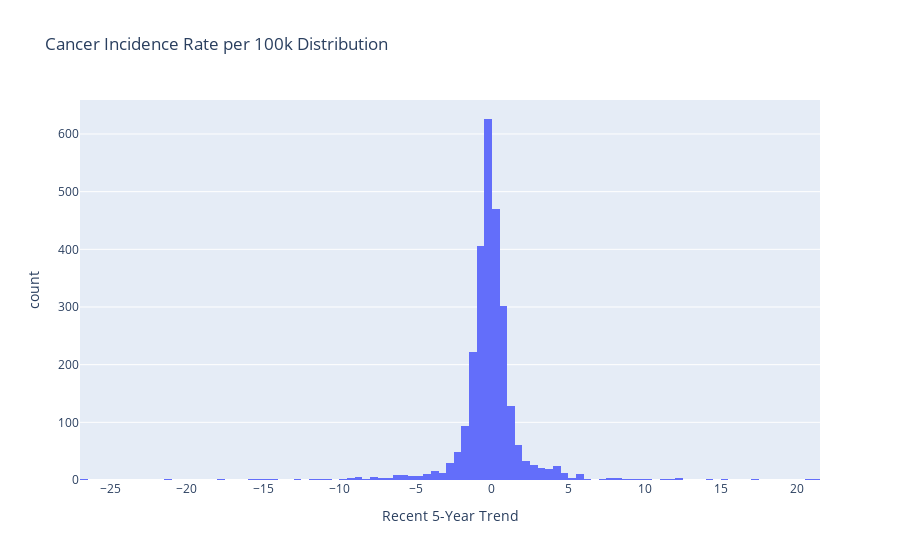

Write notebook code for a chart like this one.
### Code cell
# get cancer 5-year trend distribution
fig = px.histogram(
    cancer_df, 
    x='Recent 5-Year Trend', 
    nbins=100, 
    title='Cancer Trend Distribution'
)
fig.show()

### Figure 1 — Plotly figure (JSON) as saved in the notebook; plotly's stock layout.template omitted (floating-point values rounded to 4 significant figures; data arrays with more than 128 entries replaced by an {"elided": "..."} marker saying what was removed)
{"data": [{"alignmentgroup": "True", "bingroup": "x", "hovertemplate": "Recent 5-Year Trend=%{x}<br>count=%{y}<extra></extra>", "legendgroup": "", "marker": {"color": "#636efa", "pattern": {"shape": ""}}, "name": "", "nbinsx": 100, "offsetgroup": "", "orientation": "v", "showlegend": false, "type": "histogram", "x": {"elided": "2662 float values"}, "xaxis": "x", "yaxis": "y"}], "layout": {"barmode": "relative", "legend": {"tracegroupgap": 0}, "title": {"text": "Cancer Incidence Rate per 100k Distribution"}, "xaxis": {"anchor": "y", "domain": [0, 1], "title": {"text": "Recent 5-Year Trend"}}, "yaxis": {"anchor": "x", "domain": [0, 1], "title": {"text": "count"}}}}
